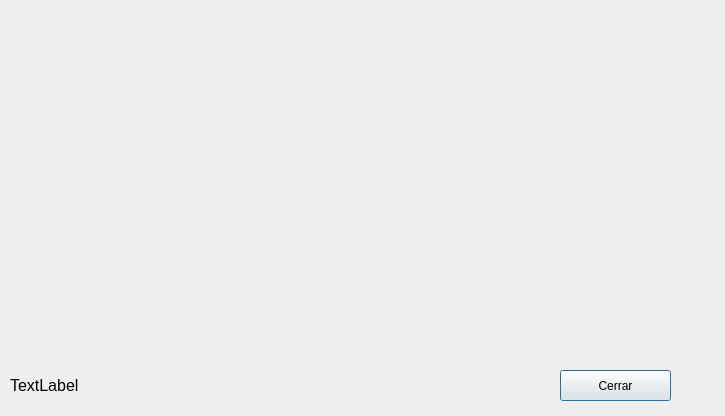
<?xml version="1.0" encoding="UTF-8"?>
<ui version="4.0">
 <class>ubiSerdan</class>
 <widget class="QDialog" name="ubiSerdan">
  <property name="geometry">
   <rect>
    <x>0</x>
    <y>0</y>
    <width>725</width>
    <height>416</height>
   </rect>
  </property>
  <property name="windowTitle">
   <string>Dialog</string>
  </property>
  <widget class="QLabel" name="label_direccion">
   <property name="geometry">
    <rect>
     <x>10</x>
     <y>370</y>
     <width>531</width>
     <height>31</height>
    </rect>
   </property>
   <property name="font">
    <font>
     <pointsize>12</pointsize>
    </font>
   </property>
   <property name="text">
    <string>TextLabel</string>
   </property>
  </widget>
  <widget class="QLabel" name="label">
   <property name="geometry">
    <rect>
     <x>70</x>
     <y>10</y>
     <width>581</width>
     <height>341</height>
    </rect>
   </property>
   <property name="text">
    <string/>
   </property>
   <property name="pixmap">
    <pixmap resource="resources.qrc">:/grafo/img/sucursales/grafo3.jpg</pixmap>
   </property>
  </widget>
  <widget class="QPushButton" name="pushButton">
   <property name="geometry">
    <rect>
     <x>560</x>
     <y>370</y>
     <width>111</width>
     <height>31</height>
    </rect>
   </property>
   <property name="text">
    <string>Cerrar</string>
   </property>
  </widget>
 </widget>
 <resources>
  <include location="resources.qrc"/>
 </resources>
 <connections/>
</ui>
